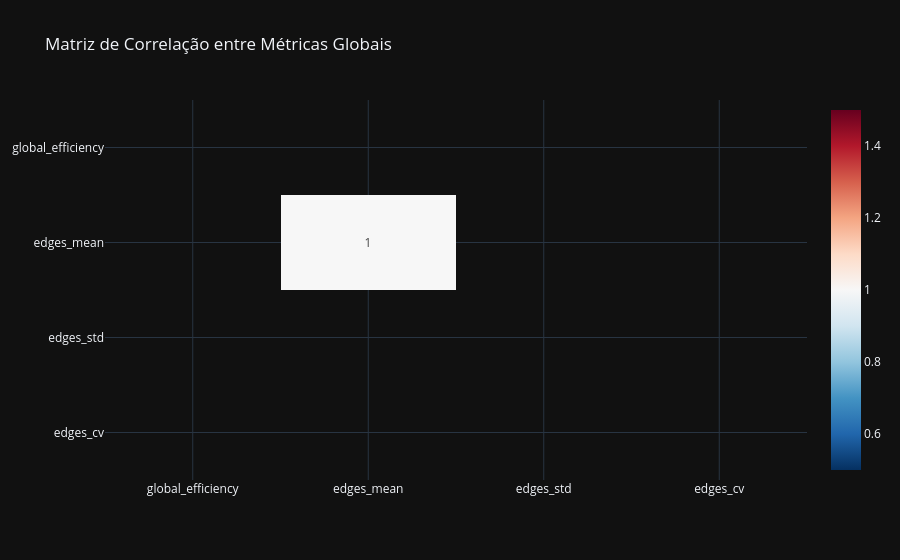

The notebook cell this image was saved under:
### Code cell
fig = px.imshow(
    corr,
    text_auto=True,
    title="Matriz de Correlação entre Métricas Globais",
    color_continuous_scale="RdBu_r",
    aspect="auto"
)
fig.show()

### Figure 1 — Plotly figure (JSON) as saved in the notebook; plotly's stock layout.template omitted (floating-point values rounded to 4 significant figures)
{"data": [{"coloraxis": "coloraxis", "hovertemplate": "x: %{x}<br>y: %{y}<br>color: %{z}<extra></extra>", "name": "0", "texttemplate": "%{z}", "type": "heatmap", "x": ["global_efficiency", "edges_mean", "edges_std", "edges_cv"], "xaxis": "x", "y": ["global_efficiency", "edges_mean", "edges_std", "edges_cv"], "yaxis": "y", "z": [[NaN, NaN, NaN, NaN], [NaN, 1.0, NaN, NaN], [NaN, NaN, NaN, NaN], [NaN, NaN, NaN, NaN]]}], "layout": {"coloraxis": {"colorscale": [[0, "rgb(5,48,97)"], [0.1, "rgb(33,102,172)"], [0.2, "rgb(67,147,195)"], [0.3, "rgb(146,197,222)"], [0.4, "rgb(209,229,240)"], [0.5, "rgb(247,247,247)"], [0.6, "rgb(253,219,199)"], [0.7, "rgb(244,165,130)"], [0.8, "rgb(214,96,77)"], [0.9, "rgb(178,24,43)"], [1, "rgb(103,0,31)"]]}, "title": {"text": "Matriz de Correlação entre Métricas Globais"}, "xaxis": {"anchor": "y", "domain": [0, 1]}, "yaxis": {"anchor": "x", "autorange": "reversed", "domain": [0, 1]}}}
